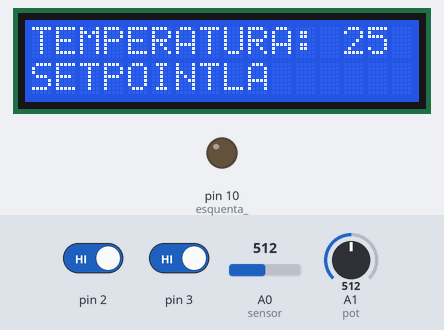
The sketch below on a simulated Arduino Uno, built with avr-gcc and run on an emulated ATmega328P. Parts: 16×2 character LCD, output pins drawn as LEDs (lit = HIGH). The inputs (shaded band) are chosen by the test bench; at power-on: pin 2 HIGH, pin 3 HIGH, A1 (pot) = 512, A0 (sensor) = 512.

Above: at 6.2 s.
6.3 s: pin 2 driven LOW
At 7.5 s:
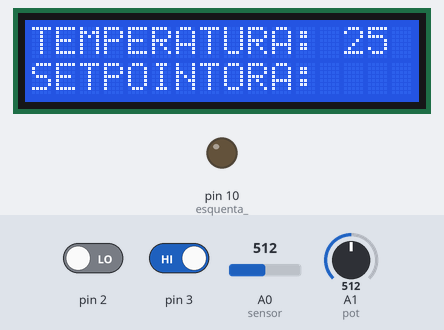
7.8 s: pin 3 driven LOW
At 8.3 s:
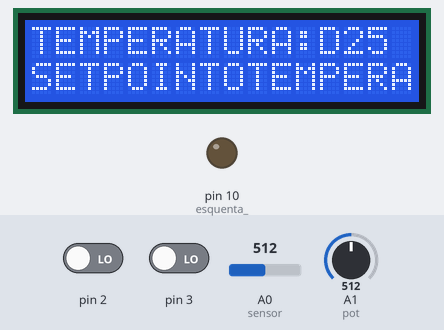
9.3 s: A1 (pot) set to 716
At 10.1 s:
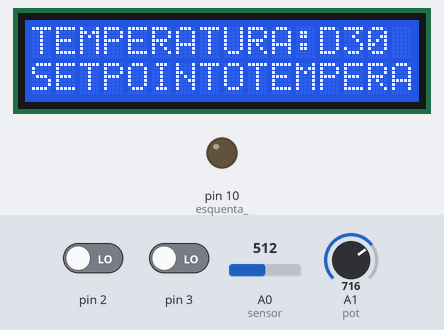
13.8 s: A0 (sensor) set to 1023
At 14.1 s:
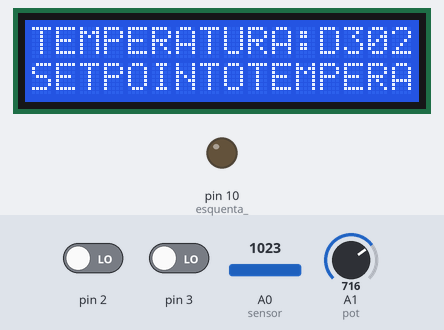
15.3 s: A1 (pot) set to 900
At 16.6 s:
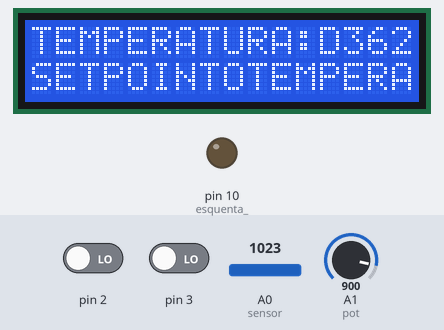
Timing chart, 0 to 17.8 s (numbered marks = the images above; inputs shaded):
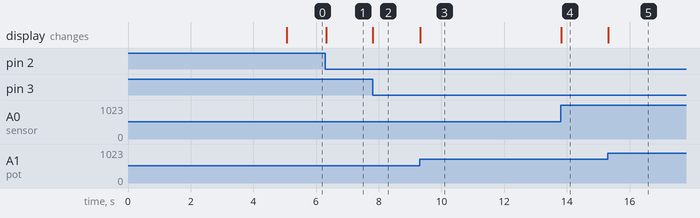

The sketch:

TERMOSTATO_REV2.ino
```cpp
/****************************************************************
Termostato para diversos controles de Temperatura
Navarro Eletrônica

A intenção do projeto é fazer o ajuste de uma temperatura
Temos duas formas de modificar a temperatura nesse projeto:
Aquecendo através de uma resistência
Esfriando através de um ventilador

O Arduino deve acionar a resistência caso a temperatura esteja
abaixo do setpoint e acionar o ventilador caso esteja acima.

MAPA DE PINOS:

Interface com o usuário
PIN 9 - LIGA/DESLIGA AQUECIMENTO
PIN 8 - Ar Condicionado

Sensor
PIN A0 - Entrada da tensão do LM35
PIN A1 - Entrada do Potênciometro para Setar o Setpoint

Saídas
PIN 10 - Saída Relé AQUECIMENTO
PIN 11 - Saída Relé VENTILADOR

PRONTO PARA TESTE
NÃO TESTADO AINDA
****************************************************************/

int sensor = A0;
int pot = A1;
int esquenta_ = 10;
int esfria_ = 11;
int setpoint, temperatura, sensor_RD, setpoint_RD;
int aquecimento, arcondicionado;

#include <LiquidCrystal.h>
LiquidCrystal lcd(12, 11, 5, 4, 3, 2);

void setup() {
  /*
  Rotina de Setup e boas vindas do display apenas para fins
  cosméticos
  */
  aquecimento = 0; arcondicionado = 0;

  attachInterrupt(0, aquece, FALLING);
  attachInterrupt(1, esfria, FALLING);

  pinMode(esquenta_, OUTPUT); //saída do relé para acionar o aquecedor
  pinMode(esfria_, OUTPUT); //saída do relé para acionar o ar condicionado

  lcd.begin(16,2);

  lcd.print("NAVARRO"); //Início da mensagem de boas vindas
  lcd.setCursor(0, 1);
  lcd.print("ELETRONICA");
  //Utilizando for ao invés do Delay porque estamos usando a biblioteca timerone
  lcd.setCursor(0,0);
  lcd.print("TERMOSTATO");
  lcd.setCursor(0, 1);
  lcd.print("UNIVERSAL");//Final da mensagem de boas vindas
  delay(5000);
}

void loop()
{
  setpoint_RD = analogRead(pot);
  setpoint = map(setpoint_RD, 0, 1023, 10, 40);
  sensor_RD = analogRead(sensor);
  temperatura = (500*sensor_RD)/1023; //Transforma a leitura do LM35 no pino A0

  lcd.setCursor(0,0); lcd.print("TEMPERATURA:"); lcd.setCursor(13,0); lcd.print(temperatura); //Temperatura ambiente
  lcd.setCursor(0,1); lcd.print("SETPOINT"); lcd.setCursor(13,0); lcd.print(setpoint); //Temperatura setada

  //Caso esteja mais quente e o ar condicionado esteja ativo
  if(temperatura > setpoint + 2 && arcondicionado == 1)
  {
    digitalWrite(esfria_, HIGH);
  }
  else
  {
    digitalWrite(esfria_, LOW); digitalWrite(esquenta_, LOW);
  }
  //Caso esteja mais frio e o aquecimento esteja ativo
  if(temperatura < setpoint - 2 && aquecimento == 1)
  {
    digitalWrite(esquenta_, HIGH);
  }
  else
  {
    digitalWrite(esfria_, LOW); digitalWrite(esquenta_, LOW);
  }

  //Rotina de erro para caso a pessoa tente ligar o resfriamento e o ar condicionado ao mesmo tempo
  if(aquecimento == 1 && arcondicionado == 1){
    digitalWrite(esquenta_, LOW);
    digitalWrite(esfria_, LOW);
    lcd.setCursor(0,0); lcd.print("SELECIONE APENAS");lcd.setCursor(0,1);lcd.print("AQUECI OU ARCOND");
    delay(1000);
  }
}

/*****************************************************************
Rotina de ligar o aquecimento
*****************************************************************/
void aquece()
{
  aquecimento = ~aquecimento;
  lcd.setCursor(0,0); lcd.print("AQUECIMENTO"); lcd.setCursor(0,1);
  if(aquecimento == 1)
    {
    lcd.print("LIGADO");
    }
  else
    {
    lcd.print("DESLIGADO");
    }
}

/*****************************************************************
Rotina de ligar o Ar-Condicionado
*****************************************************************/
void esfria()
{
  arcondicionado = ~arcondicionado;
  lcd.setCursor(0,0); lcd.print("ARCONDICIONADO"); lcd.setCursor(0,1);
  if(arcondicionado == 1)
    {
    lcd.print("LIGADO");
    }
  else
    {
    lcd.print("DESLIGADO");
    }
}
```

Measured:
- after the input at 6.3 s, the display: changes at once (image 1)
- after the input at 7.8 s, the display: changes at once (image 2)
- after the input at 9.3 s, the display: changes at once (image 3)
- after the input at 13.8 s, the display: changes at once (image 4)
- after the input at 15.3 s, the display: changes at once (image 5)
